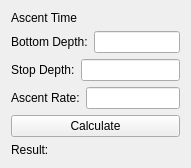
    <widget class="QWidget" name="layoutWidget">
     <property name="geometry">
      <rect>
       <x>410</x>
       <y>10</y>
       <width>191</width>
       <height>166</height>
      </rect>
     </property>
     <layout class="QVBoxLayout" name="AscentTime">
      <item>
       <widget class="QLabel" name="AT_Title">
        <property name="text">
         <string>Ascent Time</string>
        </property>
       </widget>
      </item>
      <item>
       <layout class="QHBoxLayout" name="AT_BottomDepth">
        <item>
         <widget class="QLabel" name="AT_BottomDepthLabel">
          <property name="text">
           <string>Bottom Depth:</string>
          </property>
         </widget>
        </item>
        <item>
         <widget class="QLineEdit" name="AT_BottomDepthField"/>
        </item>
       </layout>
      </item>
      <item>
       <layout class="QHBoxLayout" name="AT_StopDepth">
        <item>
         <widget class="QLabel" name="AT_StopDepthLabel">
          <property name="text">
           <string>Stop Depth:</string>
          </property>
         </widget>
        </item>
        <item>
         <widget class="QLineEdit" name="AT_StopDepthField"/>
        </item>
       </layout>
      </item>
      <item>
       <layout class="QHBoxLayout" name="AT_AscentRate">
        <item>
         <widget class="QLabel" name="AT_AscentRateLabel">
          <property name="text">
           <string>Ascent Rate:</string>
          </property>
         </widget>
        </item>
        <item>
         <widget class="QLineEdit" name="AT_AscentRateField"/>
        </item>
       </layout>
      </item>
      <item>
       <widget class="QPushButton" name="AT_CalculateButton">
        <property name="text">
         <string>Calculate</string>
        </property>
       </widget>
      </item>
      <item>
       <widget class="QLabel" name="AT_ResultLabel">
        <property name="text">
         <string>Result:</string>
        </property>
       </widget>
      </item>
     </layout>
    </widget>
